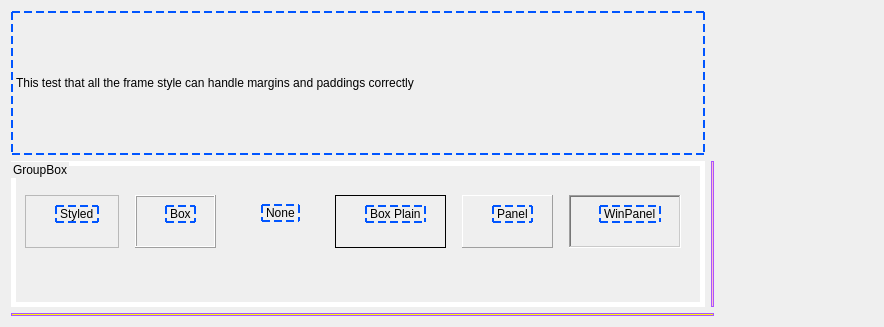
<?xml version="1.0" encoding="UTF-8"?>
<ui version="4.0">
 <class>Form</class>
 <widget class="QWidget" name="Form">
  <property name="geometry">
   <rect>
    <x>0</x>
    <y>0</y>
    <width>884</width>
    <height>327</height>
   </rect>
  </property>
  <property name="windowTitle">
   <string>Form</string>
  </property>
  <property name="styleSheet">
   <string notr="true"> QLabel
{
   border: 2px dashed rgb(0, 85, 255)
}

QGroupBox  .QFrame { 
margin: 20px 10px 5px 0px;
padding: 0px 10px 15px 20px;
}

QGroupBox {
border: 5px solid white;
}

#line1 { background-color: yellow; }
#line2 { background-color: pink; }
#line1, #line2 {
	border: 1px solid rgb(170, 85, 255);
}
</string>
  </property>
  <layout class="QGridLayout" name="gridLayout">
   <item row="0" column="0">
    <widget class="QLabel" name="label">
     <property name="sizePolicy">
      <sizepolicy hsizetype="Preferred" vsizetype="Expanding">
       <horstretch>0</horstretch>
       <verstretch>0</verstretch>
      </sizepolicy>
     </property>
     <property name="text">
      <string>This test that all the frame style can handle margins and paddings correctly</string>
     </property>
    </widget>
   </item>
   <item row="1" column="0">
    <widget class="QGroupBox" name="groupBox">
     <property name="title">
      <string>GroupBox</string>
     </property>
     <property name="flat">
      <bool>false</bool>
     </property>
     <layout class="QHBoxLayout" name="horizontalLayout">
      <item>
       <layout class="QVBoxLayout" name="verticalLayout_7">
        <item>
         <widget class="QFrame" name="frame">
          <property name="frameShape">
           <enum>QFrame::StyledPanel</enum>
          </property>
          <property name="frameShadow">
           <enum>QFrame::Raised</enum>
          </property>
          <layout class="QVBoxLayout" name="verticalLayout_3">
           <item>
            <widget class="QLabel" name="label_2">
             <property name="text">
              <string>Styled</string>
             </property>
            </widget>
           </item>
          </layout>
         </widget>
        </item>
        <item>
         <spacer name="verticalSpacer">
          <property name="orientation">
           <enum>Qt::Vertical</enum>
          </property>
          <property name="sizeHint" stdset="0">
           <size>
            <width>20</width>
            <height>40</height>
           </size>
          </property>
         </spacer>
        </item>
       </layout>
      </item>
      <item>
       <layout class="QVBoxLayout" name="verticalLayout_8">
        <item>
         <widget class="QFrame" name="frame_2">
          <property name="frameShape">
           <enum>QFrame::Box</enum>
          </property>
          <property name="frameShadow">
           <enum>QFrame::Raised</enum>
          </property>
          <layout class="QVBoxLayout" name="verticalLayout_2">
           <item>
            <widget class="QLabel" name="label_3">
             <property name="text">
              <string>Box</string>
             </property>
            </widget>
           </item>
          </layout>
         </widget>
        </item>
        <item>
         <spacer name="verticalSpacer_2">
          <property name="orientation">
           <enum>Qt::Vertical</enum>
          </property>
          <property name="sizeHint" stdset="0">
           <size>
            <width>20</width>
            <height>40</height>
           </size>
          </property>
         </spacer>
        </item>
       </layout>
      </item>
      <item>
       <layout class="QVBoxLayout" name="verticalLayout_9">
        <item>
         <widget class="QFrame" name="frame_6">
          <property name="frameShape">
           <enum>QFrame::NoFrame</enum>
          </property>
          <property name="frameShadow">
           <enum>QFrame::Raised</enum>
          </property>
          <layout class="QVBoxLayout" name="verticalLayout_6">
           <item>
            <widget class="QLabel" name="label_7">
             <property name="text">
              <string>None</string>
             </property>
            </widget>
           </item>
          </layout>
         </widget>
        </item>
        <item>
         <spacer name="verticalSpacer_3">
          <property name="orientation">
           <enum>Qt::Vertical</enum>
          </property>
          <property name="sizeHint" stdset="0">
           <size>
            <width>20</width>
            <height>40</height>
           </size>
          </property>
         </spacer>
        </item>
       </layout>
      </item>
      <item>
       <layout class="QVBoxLayout" name="verticalLayout_10">
        <item>
         <widget class="QFrame" name="frame_4">
          <property name="frameShape">
           <enum>QFrame::Box</enum>
          </property>
          <layout class="QVBoxLayout" name="verticalLayout">
           <item>
            <widget class="QLabel" name="label_5">
             <property name="text">
              <string>Box Plain</string>
             </property>
            </widget>
           </item>
          </layout>
         </widget>
        </item>
        <item>
         <spacer name="verticalSpacer_4">
          <property name="orientation">
           <enum>Qt::Vertical</enum>
          </property>
          <property name="sizeHint" stdset="0">
           <size>
            <width>20</width>
            <height>40</height>
           </size>
          </property>
         </spacer>
        </item>
       </layout>
      </item>
      <item>
       <layout class="QVBoxLayout" name="verticalLayout_11">
        <item>
         <widget class="QFrame" name="frame_3">
          <property name="frameShape">
           <enum>QFrame::Panel</enum>
          </property>
          <property name="frameShadow">
           <enum>QFrame::Raised</enum>
          </property>
          <layout class="QVBoxLayout" name="verticalLayout_4">
           <item>
            <widget class="QLabel" name="label_4">
             <property name="text">
              <string>Panel</string>
             </property>
            </widget>
           </item>
          </layout>
         </widget>
        </item>
        <item>
         <spacer name="verticalSpacer_5">
          <property name="orientation">
           <enum>Qt::Vertical</enum>
          </property>
          <property name="sizeHint" stdset="0">
           <size>
            <width>20</width>
            <height>40</height>
           </size>
          </property>
         </spacer>
        </item>
       </layout>
      </item>
      <item>
       <layout class="QVBoxLayout" name="verticalLayout_12">
        <item>
         <widget class="QFrame" name="frame_5">
          <property name="frameShape">
           <enum>QFrame::WinPanel</enum>
          </property>
          <property name="frameShadow">
           <enum>QFrame::Sunken</enum>
          </property>
          <layout class="QVBoxLayout" name="verticalLayout_5">
           <item>
            <widget class="QLabel" name="label_6">
             <property name="text">
              <string>WinPanel</string>
             </property>
            </widget>
           </item>
          </layout>
         </widget>
        </item>
        <item>
         <spacer name="verticalSpacer_6">
          <property name="orientation">
           <enum>Qt::Vertical</enum>
          </property>
          <property name="sizeHint" stdset="0">
           <size>
            <width>20</width>
            <height>40</height>
           </size>
          </property>
         </spacer>
        </item>
       </layout>
      </item>
     </layout>
    </widget>
   </item>
   <item row="1" column="1">
    <widget class="Line" name="line2">
     <property name="orientation">
      <enum>Qt::Vertical</enum>
     </property>
    </widget>
   </item>
   <item row="1" column="2">
    <spacer name="horizontalSpacer">
     <property name="orientation">
      <enum>Qt::Horizontal</enum>
     </property>
     <property name="sizeHint" stdset="0">
      <size>
       <width>40</width>
       <height>20</height>
      </size>
     </property>
    </spacer>
   </item>
   <item row="2" column="0" colspan="2">
    <widget class="Line" name="line1">
     <property name="orientation">
      <enum>Qt::Horizontal</enum>
     </property>
    </widget>
   </item>
  </layout>
 </widget>
 <resources/>
 <connections/>
</ui>
